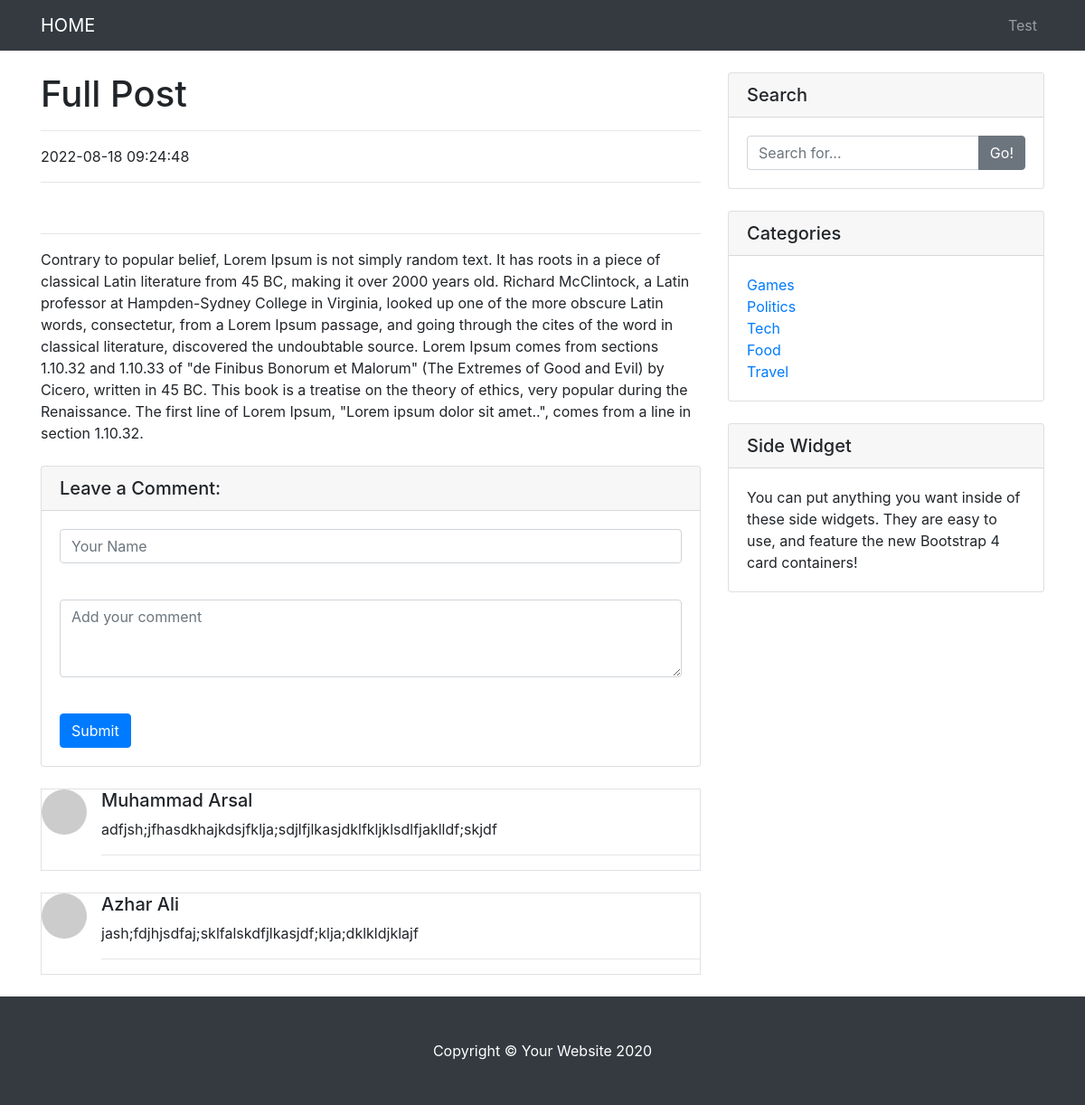
Screenshot of /readmore.php?id=3 with the database file from the repository.
### tables this page shows
CREATE TABLE `post` (
  `id` int(11) NOT NULL,
  `image` varchar(20) NOT NULL,
  `title` varchar(50) NOT NULL,
  `description` varchar(255) NOT NULL,
  `content` text NOT NULL,
  `created_at` timestamp NOT NULL DEFAULT current_timestamp() ON UPDATE current_timestamp(),
  `category_id` int(11) NOT NULL
);

CREATE TABLE `comment` (
  `id` int(11) NOT NULL,
  `name` varchar(20) NOT NULL,
  `comment` varchar(255) NOT NULL,
  `post_id` int(11) NOT NULL
);

CREATE TABLE `category` (
  `id` int(11) NOT NULL,
  `name` varchar(20) NOT NULL,
  `created_at` timestamp NOT NULL DEFAULT current_timestamp() ON UPDATE current_timestamp()
);

### readmore.php (the view, shortened to what this page needs)
<?php
require_once "./database.php";
$post_id = $_GET['id'];
$sql = "SELECT * FROM post WHERE id=$post_id";
$result = mysqli_query($connection, $sql);
if (mysqli_num_rows($result) > 0) {
  while ($row = mysqli_fetch_assoc($result)) {
    $data[] = $row;
  }
  $data =  array_shift($data);
}
$comkey = $data['id'];
$commentsql = "SELECT * FROM comment WHERE post_id=$comkey";
$comres = mysqli_query($connection, $commentsql);
if (mysqli_num_rows($comres) > 0) {
  while ($row = mysqli_fetch_assoc($comres)) {
    $along[] = $row;
  }
}
?>
<!DOCTYPE html>
<html lang="en">
<head>
  <?php
  require_once('./common/common-header.php');
  ?>
</head>
<body>
  <?php
  require_once('./common/header.php');
  ?>
  <div class="container">
    <div class="row">
      <div class="col-lg-8">
        <h1 class="mt-4">Full Post</h1>
        <div class="posts">
          <hr>
          <p><?php echo $data['created_at']; ?></p>
          <hr>
          <hr>
          <p> <?php echo $data['content']; ?></p>
        </div>
        <div class="card my-4">
          <h5 class="card-header">Leave a Comment:</h5>
          <div class="card-body">
            <form id="commentForm" action="readmore.php?id=<?php echo $post_id; ?>" method="POST">
              <div class="form-group">
                <input type="text" name="commentor" placeholder="Your Name" id="commentor-name" class="form-control">
              </div>
              <div class="form-group">
                <textarea name="comments" id="comments" placeholder="Add your comment" class="form-control" rows="3"></textarea>
              </div>
              <button type="submit" name="submit_comment" id="submit_comment" class="btn btn-primary">Submit</button>
            </form>
          </div>
        </div>
        <?php
        if (!empty($along)) {
          foreach ($along as $val) {
        ?>
            <div class="media mb-4 border">
              <img class="d-flex mr-3 rounded-circle" src="http://placehold.it/50x50" alt="">
              <div class="media-body">
                <h5 class="mt-0"><?php echo $val['name']; ?></h5>
                <?php echo $val['comment'] ?>
                <hr>
              </div>
            </div>
        <?php  }
        } else {
          echo "No comment Found";
        } ?>
      </div>
      <?php
      require_once('./common/sidebar.php');
      ?>
    </div>
  </div>
  <?php
  require_once('common/footer.php');
  ?>
</body>

### common/sidebar.php
<?php
require_once "./database.php";
$sql = "SELECT * FROM category";
$result = mysqli_query($connection, $sql);
if (mysqli_num_rows($result) > 0) {
  while ($row = mysqli_fetch_assoc($result)) {
    $cat[] = $row;
  }
}
?>
<div class="col-md-4">
  <div class="card my-4">
    <h5 class="card-header">Search</h5>
    <div class="card-body">
      <form action="search.php" method="GET">
        <div class="input-group">
          <input type="text" name="search" id="search" class="form-control" placeholder="Search for...">
          <span class="input-group-append">
            <button class="btn btn-secondary" type="submit" name="" id="searchButton" type="button">Go!</button>
          </span>
        </div>
      </form>
    </div>
  </div>
  <div class="card my-4">
    <h5 class="card-header">Categories</h5>
    <div class="card-body">
      <div class="row">
        <div class="col-lg-6">
          <ul class="list-unstyled mb-0">
            <?php
            foreach ($cat as $main) { ?>
              <li>
                <a href="./categoryposts.php?id=<?php echo $main['id']; ?>"><?php echo $main['name']; ?></a>
              </li>
            <?php } ?>
          </ul>
        </div>
      </div>
    </div>
  </div>
  <div class="card my-4">
    <h5 class="card-header">Side Widget</h5>
    <div class="card-body">
      You can put anything you want inside of these side widgets. They are easy to use, and feature the new Bootstrap 4 card containers!
    </div>
  </div>
</div>

### css/blog-post.css (style rules this page uses)
body { padding-top: 56px; }
.posts { margin-bottom: 1em; }

### rows the page displays
post: created_at "2022-08-18 09:24:48", content "Contrary to popular belief, Lorem Ipsum is not simply random text. It has roots in a piece of classical Latin literature from 45 BC, making it over 2000 years old. Richard McClintock, a Latin professor at Hampden-Sydney College in Virginia, looked up one of the more obscure Latin words, consectetur, from a Lorem Ipsum passage, and going through the cites of the word in classical literature, discovered the undoubtable source. Lorem Ipsum comes from sections 1.10.32 and 1.10.33 of \"de Finibus Bonorum et Malorum\" (The Extremes of Good and Evil) by Cicero, written in 45 BC. This book is a treatise on the theory of ethics, very popular during the Renaissance. The first line of Lorem Ipsum,…"
comment: name "Muhammad Arsal", comment "adfjsh;jfhasdkhajkdsjfklja;sdjlfjlkasjdklfkljklsdlfjaklldf;skjdf"
comment: name "Azhar Ali", comment "jash;fdjhjsdfaj;sklfalskdfjlkasjdf;klja;dklkldjklajf"
category: name "Games"
category: name "Politics"
category: name "Tech"
category: name "Food"
category: name "Travel"
